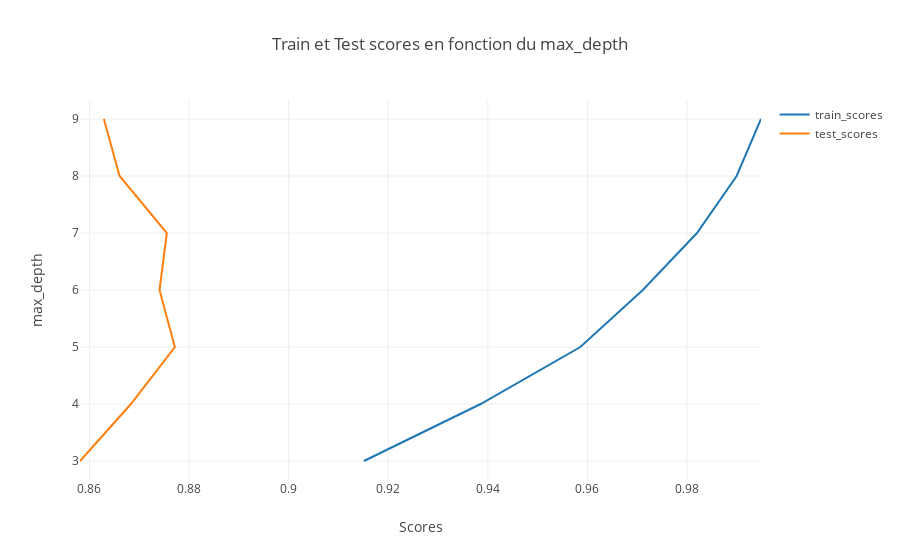

The notebook cell this image was saved under:
### Code cell
max_depths =[]
train_scores =[]
test_scores=[]

for n in np.arange(3, 10, 1):
    params = {'n_estimators': 100, 'max_depth': n, 'min_samples_split': 2,
              'learning_rate': 0.16, 'loss': 'ls'}

    reg = ensemble.GradientBoostingRegressor(**params)

    reg.fit(X_train, y_train.price.values)

    train_score = reg.score(X_train, y_train.price.values)
    test_score = reg.score(X_test, y_test.price.values)
    max_depths.append(n)
    train_scores.append(train_score)        
    test_scores.append(test_score)    
    
plot_optimisation(train_scores, test_scores, max_depths, 'max_depth')

### Figure 1 — Plotly figure (JSON) as saved in the notebook; plotly's stock layout.template omitted (floating-point values rounded to 4 significant figures)
{"data": [{"mode": "lines", "name": "train_scores", "type": "scatter", "uid": "c03f483f-03fe-4985-8707-42e6bfb3e35e", "x": [0.9151, 0.9386, 0.9586, 0.9711, 0.982, 0.99, 0.9949], "y": [3, 4, 5, 6, 7, 8, 9]}, {"mode": "lines", "name": "test_scores", "type": "scatter", "uid": "f132e1ce-fb51-48c5-a161-d6c27df845b6", "x": [0.8581, 0.8683, 0.8771, 0.8741, 0.8755, 0.8661, 0.8629], "y": [3, 4, 5, 6, 7, 8, 9]}], "layout": {"showlegend": true, "title": "Train et Test scores en fonction du max_depth", "xaxis": {"title": "Scores"}, "yaxis": {"title": "max_depth"}}}
